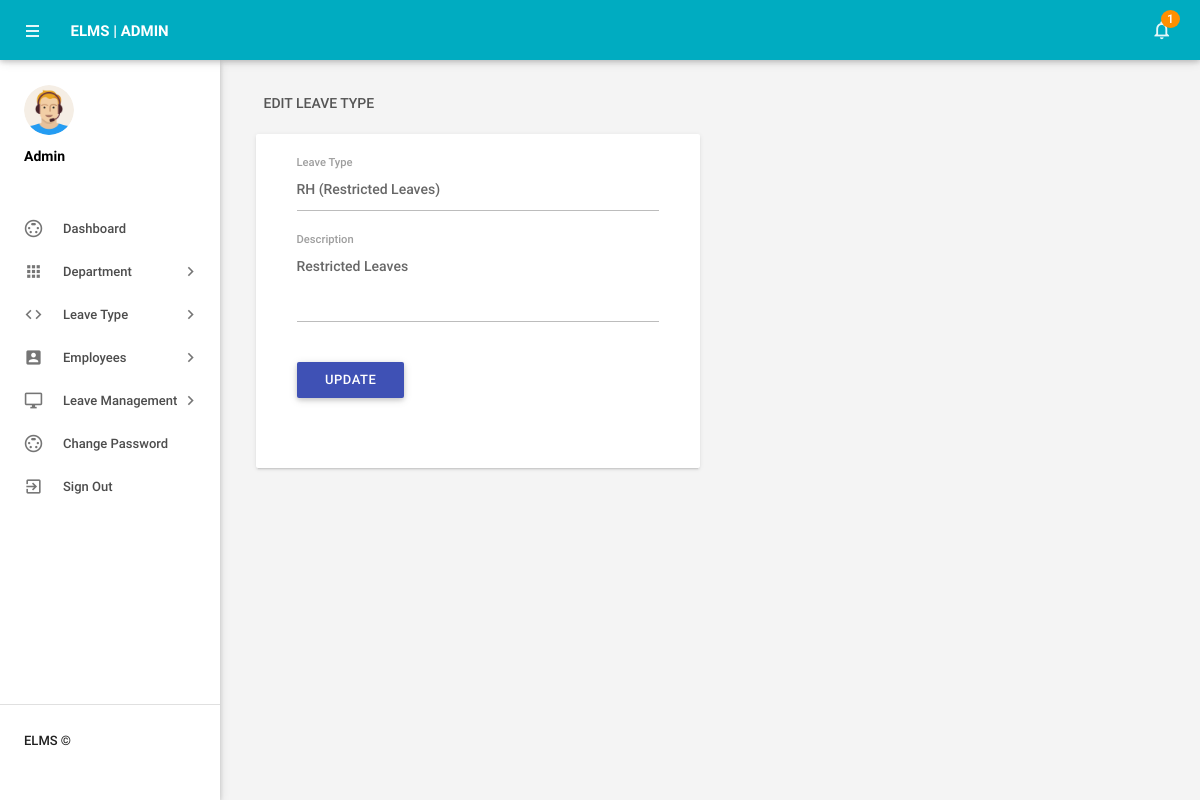
Page /admin/editleavetype.php?lid=4 (signed in) on the committed database.
### tables this page shows
CREATE TABLE `tblleavetype` (
  `id` int(11) NOT NULL,
  `LeaveType` varchar(200) DEFAULT NULL,
  `Description` mediumtext DEFAULT NULL,
  `CreationDate` timestamp NOT NULL DEFAULT current_timestamp()
);

### admin/editleavetype.php (the view, shortened to what this page needs)
<?php
include('includes/config.php');
if(strlen($_SESSION['alogin'])==0)
    {
header('location:index.php');
}
else{
    ?>
<!DOCTYPE html>
<html lang="en">
    <head>
        <link type="text/css" rel="stylesheet" href="../assets/plugins/materialize/css/materialize.min.css"/>
        <link href="../assets/plugins/material-preloader/css/materialPreloader.min.css" rel="stylesheet">
        <link href="../assets/css/alpha.min.css" rel="stylesheet" type="text/css"/>
        <link href="../assets/css/custom.css" rel="stylesheet" type="text/css"/>
    </head>
    <body>
  <?php include('includes/header.php');?>
       <?php include('includes/sidebar.php');?>
            <main class="mn-inner">
                <div class="row">
                    <div class="col s12">
                        <div class="page-title">Edit Leave Type</div>
                    </div>
                    <div class="col s12 m12 l6">
                        <div class="card">
                            <div class="card-content">
                                <div class="row">
                                    <form class="col s12" name="chngpwd" method="post">
<?php
$lid=intval($_GET['lid']);
$sql = "SELECT * from tblleavetype where id=:lid";
$query = $dbh -> prepare($sql);
$query->bindParam(':lid',$lid,PDO::PARAM_STR);
$query->execute();
$results=$query->fetchAll(PDO::FETCH_OBJ);
if($query->rowCount() > 0)
{
foreach($results as $result)
{               ?>
                                        <div class="row">
                                            <div class="input-field col s12">
<input id="leavetype" type="text"  class="validate" autocomplete="off" name="leavetype" value="<?php echo htmlentities($result->LeaveType);?>"  required>
                                                <label for="leavetype">Leave Type</label>
                                            </div>
          <div class="input-field col s12">
<textarea id="textarea1" name="description" class="materialize-textarea" name="description" length="500"><?php echo htmlentities($result->Description);?></textarea>
                                                <label for="deptshortname">Description</label>
                                            </div>
<?php }} ?>
<div class="input-field col s12">
<button type="submit" name="update" class="waves-effect waves-light btn indigo m-b-xs">Update</button>
</div>
                                        </div>
                                    </form>
                                </div>
                            </div>
                        </div>
                    </div>
                </div>
            </main>
        </div>
        <div class="left-sidebar-hover"></div>
    </body>
</html>
<?php } ?>

### rows in the picture
tblleavetype: leavetype "RH (Restricted Leaves)", description "Restricted Leaves"

### other values in the picture
$unreadcount "1"
